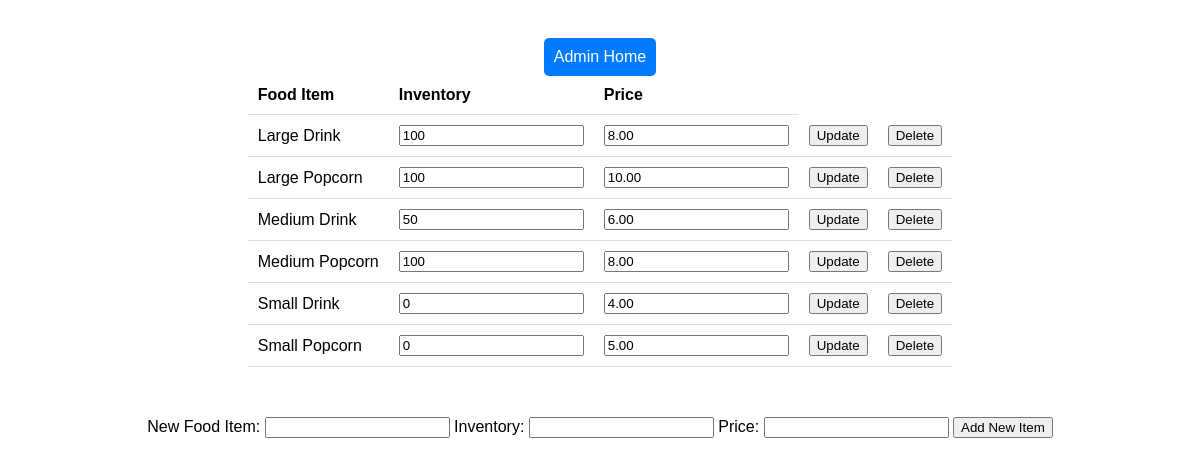
The page /modifyInventory.php (signed in) on the database its author committed.
### tables this page shows
CREATE TABLE `foodprices` (
  `foodItem` varchar(30) NOT NULL,
  `foodPrice` decimal(5,2) NOT NULL,
  `inventory` int(16) NOT NULL,
  `barcode` int(32) NOT NULL
);

### modifyInventory.php (the view, shortened to what this page needs)
<?php
$DATABASE_HOST = 'localhost';
$DATABASE_USER = 'root';
$DATABASE_PASS = '';
$DATABASE_NAME = 'indiana';
$link = mysqli_connect($DATABASE_HOST, $DATABASE_USER, $DATABASE_PASS, $DATABASE_NAME);
$sql = "SELECT * FROM foodprices";
$result = mysqli_query($link, $sql);
echo "
<!DOCTYPE html>
<html>
<head>
    <style>
        body {
            display: flex;
            flex-direction: column;
            align-items: center;
            justify-content: center;
            padding: 20px;
            font-family: Arial, sans-serif;
        }
        table {
            margin-bottom: 50px;
            border-collapse: collapse;
        }
        th, td {
            padding: 10px;
            text-align: left;
            border-bottom: 1px solid #ddd;
        }
        form {
            margin-bottom: 20px;
        }
        .admin-home-button {
            width: 100%;
            padding: 10px;
            border-radius: 5px;
            border: none;
            color: #fff;
            background-color: #007BFF;
            cursor: pointer;
            text-decoration: none;
            text-align: center;
            display: inline-block;
            margin-top: 10px;
        }
        .admin-home-button:hover {
            background-color: #0056b3;
        }
        .button-container {
            display: flex;
            justify-content: center;
        }
    </style>
</head>
<body>
<div class='button-container'>
        <a href='admin.php' class='admin-home-button'>Admin Home</a>
    </div>
";
if (mysqli_num_rows($result) > 0) {
    echo "<table>";
    echo "<tr><th>Food Item</th><th>Inventory</th><th>Price</th></tr>";
    while ($row = mysqli_fetch_assoc($result)) {
        echo "<tr>";
        echo "<td>" . $row["foodItem"] . "</td>";
        echo "
            <form method='post' action=''>
                <input type='hidden' name='foodItem' value='" . $row["foodItem"] . "' />
                <td>
                <input type='number' name='change' value='" . $row["inventory"] . "' />
                </td><td>
                <input type='number' step='0.01' name='price' value='" . $row["foodPrice"] . "' />
                </td><td>
                <input type='submit' value='Update' />
                </td>
            </form>
        ";
        echo "
            <form method='post' action=''>
            <td>
                <input type='hidden' name='deleteFoodItem' value='" . $row["foodItem"] . "' />
                <input type='submit' value='Delete' />
                </td>
            </form>
        ";
        echo "</tr>";
    }
    echo "</table>";
} else {
    echo "0 results";
}
echo "
<form method='post' action=''>
    <label for='newFoodItem'>New Food Item:</label>
    <input type='text' id='newFoodItem' name='newFoodItem' required>
    <label for='newInventory'>Inventory:</label>
    <input type='number' id='newInventory' name='newInventory' required>
    <label for='newPrice'>Price:</label>
    <input type='number' step='0.01' id='newPrice' name='newPrice' required>
    <input type='submit' value='Add New Item'>
</form>
";
echo "
</body>
</html>
";

### modifyInventory.php (style rules this page uses)
body { display: flex; flex-direction: column; align-items: center; justify-content: center; padding: 20px; font-family: Arial, sans-serif; }
table { margin-bottom: 50px; border-collapse: collapse; }
th, td { padding: 10px; text-align: left; border-bottom: 1px solid #ddd; }
form { margin-bottom: 20px; }
.admin-home-button { width: 100%; padding: 10px; border-radius: 5px; border: none; color: #fff; background-color: #007BFF; cursor: pointer; text-decoration: none; text-align: center; display: inline-block; margin-top: 10px; }
.button-container { display: flex; justify-content: center; }

### rows shown on the page
foodprices: foodItem "Large Drink", change "100", price "8.00"
foodprices: foodItem "Large Popcorn", change "100", price "10.00"
foodprices: foodItem "Medium Drink", change "50", price "6.00"
foodprices: foodItem "Medium Popcorn", change "100", price "8.00"
foodprices: foodItem "Small Drink", change "0", price "4.00"
foodprices: foodItem "Small Popcorn", change "0", price "5.00"
